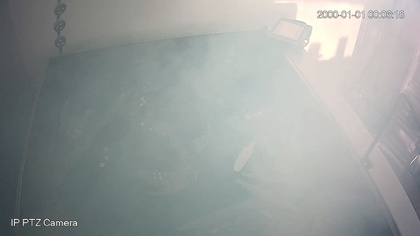
%> input picture 光电/matlab/start/2.jpg, 420 x 236 px, shrunk from 1920 x 1080 before the run, given in place of test1.jpg, which was not available
$ octave dark_channel_modify_a_t4.m   (GNU Octave 9; MATLAB toolbox functions it lacks are replaced by stand-ins)
%> lines starting %> are read from the running program, lines starting %| are printed output that depends on the picture; in (x1, y1, x2, y2) boxes, pixels count from 0 and x2, y2 are one past the last pixel; in counts of white or black regions, pixels touching at a corner belong together; the program's own positions count from 1; pictures that were not available may be replaced by others from this repository, and a replacement may not be noted
### 光电/matlab/dark/guidedfilter.m
function q = guidedfilter(I, p, r, eps)
%   GUIDEDFILTER   O(1) time implementation of guided filter.
%
%   - guidance image: I (should be a gray-scale/single channel image)
%   - filtering input image: p (should be a gray-scale/single channel image)
%   - local window radius: r
%   - regularization parameter: eps

[hei, wid] = size(I);
N = boxfilter(ones(hei, wid), r) ;% the size of each local patch; N=(2r+1)^2 except for boundary pixels.

mean_I = boxfilter(I, r) ./ N;
%mean_I = boxmean(I, r);
mean_p = boxfilter(p, r) ./ N;
%mean_p = boxmean(p, r);
mean_Ip = boxfilter(I.*p, r) ./ N;
%mean_Ip = boxmean(I.*p, r);
cov_Ip = mean_Ip - mean_I .* mean_p; % this is the covariance of (I, p) in each local patch.

mean_II = boxfilter(I.*I, r) ./ N;
%mean_II = boxmean(I.*I, r);
var_I = mean_II - mean_I .* mean_I;

a = cov_Ip ./ (var_I + eps); % Eqn. (5) in the paper;
b = mean_p - a .* mean_I; % Eqn. (6) in the paper;
mean_a = boxfilter(a, r) ./ N;
mean_b = boxfilter(b, r) ./ N;

q = mean_a .* I + mean_b; % Eqn. (8) in the paper;

end

### 光电/matlab/dark/boxfilter.m
function imDst = boxfilter(imSrc, r)

%   BOXFILTER   O(1) time box filtering using cumulative sum
%
%   - Definition imDst(x, y)=sum(sum(imSrc(x-r:x+r,y-r:y+r)));
%   - Running time independent of r;
%   - Equivalent to the function: colfilt(imSrc, [2*r+1, 2*r+1], 'sliding', @sum);
%   - But much faster.

[hei, wid] = size(imSrc);
imDst = zeros(size(imSrc));

%cumulative sum over Y axis
imCum = cumsum(imSrc, 1);
%difference over Y axis
imDst(1:r+1, :) = imCum(1+r:2*r+1, :);
imDst(r+2:hei-r, :) = imCum(2*r+2:hei, :) - imCum(1:hei-2*r-1, :);
imDst(hei-r+1:hei, :) = repmat(imCum(hei, :), [r, 1]) - imCum(hei-2*r:hei-r-1, :);

%cumulative sum over X axis
imCum = cumsum(imDst, 2);
%difference over Y axis
imDst(:, 1:r+1) = imCum(:, 1+r:2*r+1);
imDst(:, r+2:wid-r) = imCum(:, 2*r+2:wid) - imCum(:, 1:wid-2*r-1);
imDst(:, wid-r+1:wid) = repmat(imCum(:, wid), [1, r]) - imCum(:, wid-2*r:wid-r-1);

end

### 光电/matlab/dark/dark_channel_modify_a_t4.m
close all
clear all
clc

%窗口长度
window_size=7;

%雾的去除度
w=0.95;

%选择图像
imagename='1.jpg';

%读取源图像
imageres=imread(['F:\XY\master_thesis\testimage\test',imagename]);
%> imageres is the input picture: size 236x420x3 uint8; mean R, G, B 151.8, 156.7, 154.9
figure,imshow(imageres,[0 255]);

%得到图像的长和宽
[imageres_heigth,imageres_length]=size(imageres(:,:,1));
%> imageres_heigth = 236; imageres_length = 420

%暗通道图像
imagedark=zeros(imageres_heigth,imageres_length);
%> imagedark: size 236x420 double; every value is 0

%求取暗通道数据
for i=1:1:(imageres_heigth-window_size+1)
    for j=1:1:(imageres_length-window_size+1)
        minimageres(1)=min(reshape(imageres(i:(window_size+i-1),j:(window_size+j-1),1),window_size*window_size,1));
        minimageres(2)=min(reshape(imageres(i:(window_size+i-1),j:(window_size+j-1),2),window_size*window_size,1));
        minimageres(3)=min(reshape(imageres(i:(window_size+i-1),j:(window_size+j-1),3),window_size*window_size,1));
        imagedark(i+floor(window_size/2),j+floor(window_size/2))=min(minimageres);
    end
end
%> after the loop, minimageres = [104 102 113]
figure,imshow(imagedark,[0 255]);
clear minimageres;

%添加四边
for i=1:1:(floor(window_size/2))
    imagedark(i,:)=imagedark(floor(window_size/2)+1,:);
    imagedark(imageres_heigth-i+1,:)=imagedark(imageres_heigth-floor(window_size/2),:);
end
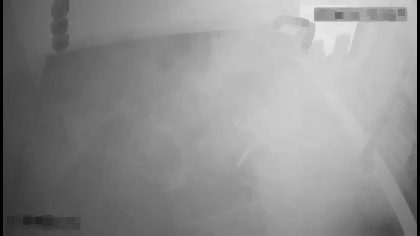
%> imagedark: size 236x420 double; min 0, max 234, mean 142.3
for i=1:1:(floor(window_size/2))
    imagedark(:,i)=imagedark(:,floor(window_size/2)+1);
    imagedark(:,imageres_length-i+1)=imagedark(:,imageres_length-floor(window_size/2));
end
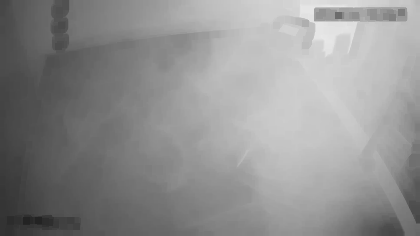
%> imagedark: size 236x420 double; 1.43% of pixels changed, all inside (x1, y1, x2, y2) = (0, 0, 420, 236)

%求取大气光值
[imagedarksort,imagedarkindex]=max(imagedark);
%> imagedarksort = 420 values, max 234 at index 329, min 76 at index 1, mean 171.1; imagedarkindex = 420 values, max 149 at index 63, min 1 at index 12, mean 14.09

%分离三个通道并
imageres_r=double(imageres(:,:,1));
imageres_g=double(imageres(:,:,2));
imageres_b=double(imageres(:,:,3));
atmo_light_value_r_temp=double(0);
atmo_light_value_g_temp=double(0);
atmo_light_value_b_temp=double(0);
for i=1:1:imageres_length
    atmo_light_value_r_temp=atmo_light_value_r_temp+imageres_r(imagedarkindex(i),i);
    atmo_light_value_g_temp=atmo_light_value_g_temp+imageres_g(imagedarkindex(i),i);
    atmo_light_value_b_temp=atmo_light_value_b_temp+imageres_b(imagedarkindex(i),i);
end
%> this loop made 420 passes
%> (atmo_light_value_r_temp, atmo_light_value_g_temp, atmo_light_value_b_temp) on passes 1 to 3: (76, 80, 83), (152, 160, 166), (228, 240, 249)
%> after the loop, atmo_light_value_b_temp = 73748; atmo_light_value_g_temp = 75792; atmo_light_value_r_temp = 77509

atmo_light_value(1)=round(atmo_light_value_r_temp/imageres_length);
atmo_light_value(2)=round(atmo_light_value_g_temp/imageres_length);
atmo_light_value(3)=round(atmo_light_value_b_temp/imageres_length);

%求透射率，和大气光照无特别大的关系，小于0.1的需要特殊处理，有好多位置出现溢出的问题
image_tran_estimate=1-w*imagedark/max(atmo_light_value);
image_tran_estimate(image_tran_estimate<0.1)=0.1;
figure,imshow(image_tran_estimate,[0 1]);

% [10 lines of commented-out code are left out]
image_gary = rgb2gray(imageres);
image_gary = double(image_gary)/255;
%> image_gary: size 236x420 double
image_tran_estimate = guidedfilter((imageres_r/255),image_tran_estimate,20,0.0001);
%> in boxfilter, `imDst(:, wid-r+1:wid) = repmat(imCum(:, wid), [1, r]) - imCum(:, wid-2..`: imDst: size 236x420 double; min 441, max 1681, mean 1568.8
%> in boxfilter (call 2), `imDst(hei-r+1:hei, :) = repmat(imCum(hei, :), [r, 1]) - imCum(hei-2*r:..`: imDst: size 236x420 double; min 4.26, max 40.96, mean 23.4
%> in boxfilter (call 2), `imDst(:, 1:r+1) = imCum(:, 1+r:2*r+1);`: imDst: size 236x420 double; min 5.19, max 590.5, mean 40.9
%> in boxfilter (call 2), `imDst(:, wid-r+1:wid) = repmat(imCum(:, wid), [1, r]) - imCum(:, wid-2..`: imDst: size 236x420 double; min 112.7, max 1641.6, mean 941.2
%> in boxfilter (call 3), `imDst(hei-r+1:hei, :) = repmat(imCum(hei, :), [r, 1]) - imCum(hei-2*r:..`: imDst: size 236x420 double; min 2.1, max 30.31, mean 11.4
%> in boxfilter (call 3), `imDst(:, 1:r+1) = imCum(:, 1+r:2*r+1);`: imDst: size 236x420 double; min 2.1, max 1199.4, mean 48.6
%> in boxfilter (call 3), `imDst(:, wid-r+1:wid) = repmat(imCum(:, wid), [1, r]) - imCum(:, wid-2..`: imDst: size 236x420 double; min 62.88, max 1199.4, mean 449
%> call 4 of boxfilter, with r = 20
%> in boxfilter (call 4), `imDst(hei-r+1:hei, :) = repmat(imCum(hei, :), [r, 1]) - imCum(hei-2*r:..`:
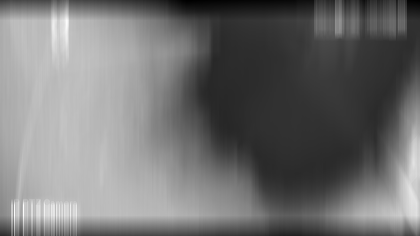
%> imDst: size 236x420 double; min 1.57, max 10.31, mean 5.5; drawn with min black and max white
%> in boxfilter (call 4), `imDst(:, 1:r+1) = imCum(:, 1+r:2*r+1);`:
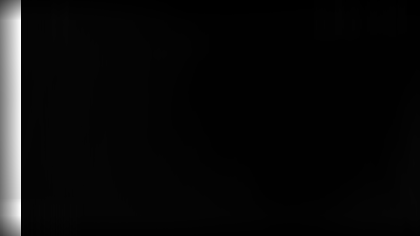
%> imDst: size 236x420 double; 5% of pixels changed, all inside (x1, y1, x2, y2) = (0, 0, 21, 236); drawn with min black and max white
%> in boxfilter (call 4), `imDst(:, wid-r+1:wid) = repmat(imCum(:, wid), [1, r]) - imCum(:, wid-2..`:
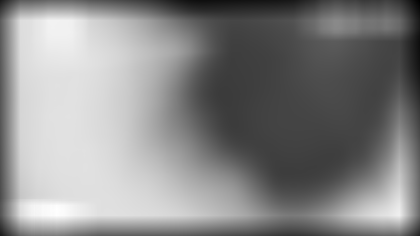
%> imDst: size 236x420 double; min 48.81, max 367.1, mean 218.9; drawn with min black and max white
%> in guidedfilter, `mean_Ip = boxfilter(I.*p, r) ./ N;`:
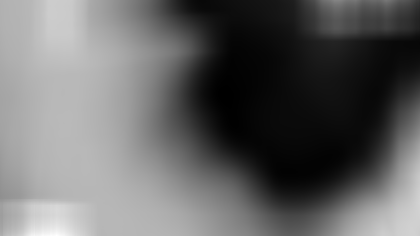
%> mean_Ip: size 236x420 double; min 0.073, max 0.243, mean 0.141; drawn with min black and max white
%> in guidedfilter, `cov_Ip = mean_Ip - mean_I .* mean_p;`:
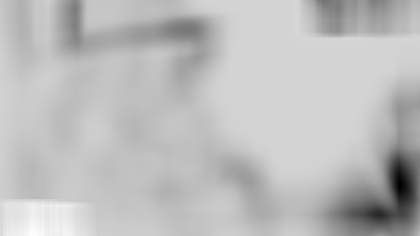
%> cov_Ip: size 236x420 double; min -0.0105, max 0.00218, mean -0.00112; drawn with min black and max white
figure,imshow(image_tran_estimate,[0 1]);

%求无雾图像
%imagedes_r = (imageres_r-max(atmo_light_value))./image_tran_estimate + max(atmo_light_value);
%imagedes_g = (imageres_g-max(atmo_light_value))./image_tran_estimate + max(atmo_light_value);
%imagedes_b = (imageres_b-max(atmo_light_value))./image_tran_estimate + max(atmo_light_value);

imagedes_r = (imageres_r-atmo_light_value(1))./image_tran_estimate + atmo_light_value(1);
imagedes_g = (imageres_g-atmo_light_value(2))./image_tran_estimate + atmo_light_value(2);
imagedes_b = (imageres_b-atmo_light_value(3))./image_tran_estimate + atmo_light_value(3);

%clear imageres_r imageres_g imageres_b;
imagedes_r(imagedes_r>255)=255;
imagedes_g(imagedes_g>255)=255;
imagedes_b(imagedes_b>255)=255;
imagedes_r(imagedes_r<0)=0;
imagedes_g(imagedes_g<0)=0;
imagedes_b(imagedes_b<0)=0;
imagedes_r=round(imagedes_r);
imagedes_g=round(imagedes_g);
imagedes_b=round(imagedes_b);

imagedes(:,:,1)=imagedes_r;
imagedes(:,:,2)=imagedes_g;
imagedes(:,:,3)=imagedes_b;

%clear imagedes_r imagedes_g imagedes_b;

imwrite(uint8(imagedes),['resultam',imagename]);
figure,imshow(uint8(imagedes),[0 255]);

%进行亮度调整,使用杨晓莉的算法，可以在进行修改（有的时候太亮）,原作者是使用RGB的均值，我是用V（亮度）通道
imagedes_avg=zeros(imageres_heigth,imageres_length);
for i=1:1:imageres_heigth
    for j=1:1:imageres_length
        imagedes_avg(i,j)=sum(imagedes(i,j,:))/3;
    end
end
a=rgb2hsv(imagedes);
imagedes_avg=a(:,:,3);
imagedes_r=(2-imagedes_avg/255).*imagedes_r;
imagedes_g=(2-imagedes_avg/255).*imagedes_g;
imagedes_b=(2-imagedes_avg/255).*imagedes_b;
imagedes(:,:,1)=imagedes_r;
imagedes(:,:,2)=imagedes_g;
imagedes(:,:,3)=imagedes_b;
figure,imshow(uint8(round(imagedes)),[0 255]);
